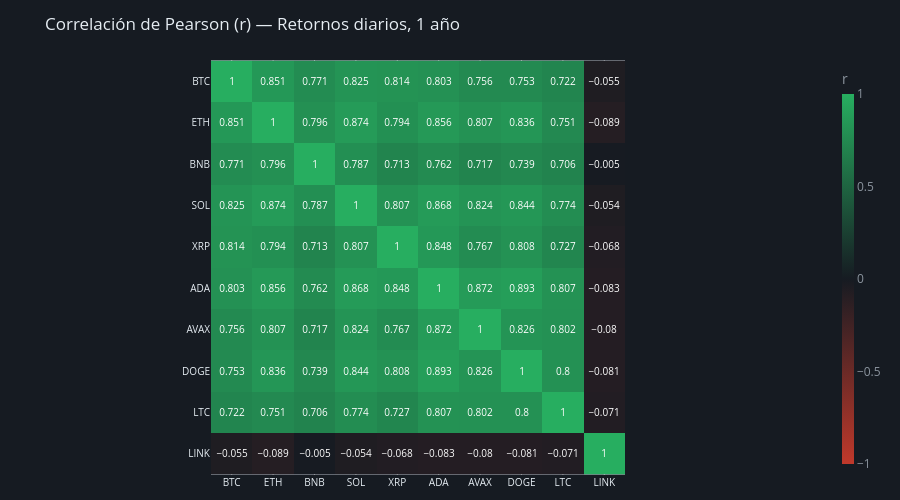

Notebook source saved alongside this figure:
### Code cell
# ── Heatmap de correlaciones ─────────────────────────────────────────────────

fig = px.imshow(corr, text_auto=True,
    color_continuous_scale=[[0,"#c0392b"],[0.5,"#161b22"],[1,"#27ae60"]],
    zmin=-1, zmax=1,
    title="Correlación de Pearson (r) — Retornos diarios, 1 año")
fig.update_traces(textfont=dict(size=10))
fig.update_layout(height=500,paper_bgcolor="#161b22",
    font_color="#8b949e",title_font_color="#e6edf3",
    margin=dict(t=60,b=20,l=20,r=20),
    coloraxis_colorbar=dict(tickfont=dict(color="#8b949e"),
        title=dict(text="r",font=dict(color="#8b949e")),thickness=12))
fig.update_xaxes(tickfont=dict(color="#e6edf3",size=10))
fig.update_yaxes(tickfont=dict(color="#e6edf3",size=10))
fig.show()

print("\n INTERPRETACIÓN:")
print("   Verde intenso (r≈1.0): monedas que se mueven juntas")
print("   Rojo intenso (r≈-1.0): monedas que se mueven al revés")
print("   La diagonal siempre es 1.0 (cada moneda correlaciona consigo misma)")
print("   Alta correlación general = mercado dominado por el ciclo de BTC")

### Figure 1 — Plotly figure (JSON) as saved in the notebook; plotly's stock layout.template omitted (floating-point values rounded to 4 significant figures)
{"data": [{"coloraxis": "coloraxis", "hovertemplate": "x: %{x}<br>y: %{y}<br>color: %{z}<extra></extra>", "name": "0", "textfont": {"size": 10}, "texttemplate": "%{z}", "type": "heatmap", "x": ["BTC", "ETH", "BNB", "SOL", "XRP", "ADA", "AVAX", "DOGE", "LTC", "LINK"], "xaxis": "x", "y": ["BTC", "ETH", "BNB", "SOL", "XRP", "ADA", "AVAX", "DOGE", "LTC", "LINK"], "yaxis": "y", "z": [[1, 0.851, 0.771, 0.825, 0.814, 0.803, 0.756, 0.753, 0.722, -0.055], [0.851, 1, 0.796, 0.874, 0.794, 0.856, 0.807, 0.836, 0.751, -0.089], [0.771, 0.796, 1, 0.787, 0.713, 0.762, 0.717, 0.739, 0.706, -0.005], [0.825, 0.874, 0.787, 1, 0.807, 0.868, 0.824, 0.844, 0.774, -0.054], [0.814, 0.794, 0.713, 0.807, 1, 0.848, 0.767, 0.808, 0.727, -0.068], [0.803, 0.856, 0.762, 0.868, 0.848, 1, 0.872, 0.893, 0.807, -0.083], [0.756, 0.807, 0.717, 0.824, 0.767, 0.872, 1, 0.826, 0.802, -0.08], [0.753, 0.836, 0.739, 0.844, 0.808, 0.893, 0.826, 1, 0.8, -0.081], [0.722, 0.751, 0.706, 0.774, 0.727, 0.807, 0.802, 0.8, 1, -0.071], [-0.055, -0.089, -0.005, -0.054, -0.068, -0.083, -0.08, -0.081, -0.071, 1]]}], "layout": {"coloraxis": {"cmax": 1, "cmin": -1, "colorbar": {"thickness": 12, "tickfont": {"color": "#8b949e"}, "title": {"font": {"color": "#8b949e"}, "text": "r"}}, "colorscale": [[0, "#c0392b"], [0.5, "#161b22"], [1, "#27ae60"]]}, "font": {"color": "#8b949e"}, "height": 500, "margin": {"b": 20, "l": 20, "r": 20, "t": 60}, "paper_bgcolor": "#161b22", "title": {"font": {"color": "#e6edf3"}, "text": "Correlación de Pearson (r) — Retornos diarios, 1 año"}, "xaxis": {"anchor": "y", "constrain": "domain", "domain": [0, 1], "scaleanchor": "y", "tickfont": {"color": "#e6edf3", "size": 10}}, "yaxis": {"anchor": "x", "autorange": "reversed", "constrain": "domain", "domain": [0, 1], "tickfont": {"color": "#e6edf3", "size": 10}}}}
